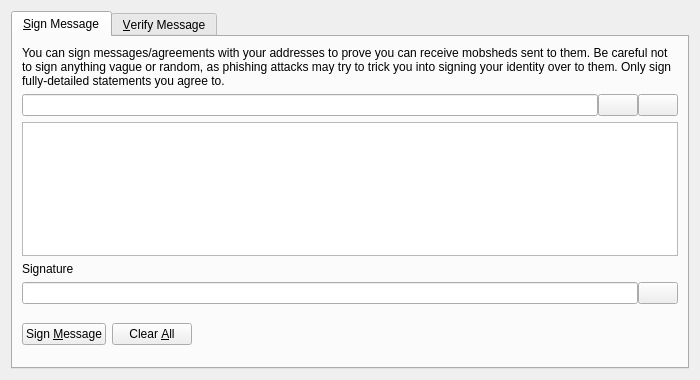
<?xml version="1.0" encoding="UTF-8"?>
<ui version="4.0">
 <class>SignVerifyMessageDialog</class>
 <widget class="QDialog" name="SignVerifyMessageDialog">
  <property name="geometry">
   <rect>
    <x>0</x>
    <y>0</y>
    <width>700</width>
    <height>380</height>
   </rect>
  </property>
  <property name="windowTitle">
   <string>Signatures - Sign / Verify a Message</string>
  </property>
  <property name="modal">
   <bool>true</bool>
  </property>
  <layout class="QVBoxLayout" name="verticalLayout">
   <item>
    <widget class="QTabWidget" name="tabWidget">
     <property name="currentIndex">
      <number>0</number>
     </property>
     <widget class="QWidget" name="tabSignMessage">
      <attribute name="title">
       <string>&amp;Sign Message</string>
      </attribute>
      <layout class="QVBoxLayout" name="verticalLayout_SM">
       <item>
        <widget class="QLabel" name="infoLabel_SM">
         <property name="text">
          <string>You can sign messages/agreements with your addresses to prove you can receive mobsheds sent to them. Be careful not to sign anything vague or random, as phishing attacks may try to trick you into signing your identity over to them. Only sign fully-detailed statements you agree to.</string>
         </property>
         <property name="textFormat">
          <enum>Qt::PlainText</enum>
         </property>
         <property name="wordWrap">
          <bool>true</bool>
         </property>
        </widget>
       </item>
       <item>
        <layout class="QHBoxLayout" name="horizontalLayout_1_SM">
         <property name="spacing">
          <number>0</number>
         </property>
         <item>
          <widget class="QValidatedLineEdit" name="addressIn_SM">
           <property name="toolTip">
            <string>The Mobshed address to sign the message with</string>
           </property>
          </widget>
         </item>
         <item>
          <widget class="QPushButton" name="addressBookButton_SM">
           <property name="toolTip">
            <string>Choose previously used address</string>
           </property>
           <property name="text">
            <string/>
           </property>
           <property name="icon">
            <iconset resource="../bitcoin.qrc">
             <normaloff>:/icons/address-book</normaloff>:/icons/address-book</iconset>
           </property>
           <property name="shortcut">
            <string>Alt+A</string>
           </property>
           <property name="autoDefault">
            <bool>false</bool>
           </property>
          </widget>
         </item>
         <item>
          <widget class="QPushButton" name="pasteButton_SM">
           <property name="toolTip">
            <string>Paste address from clipboard</string>
           </property>
           <property name="text">
            <string/>
           </property>
           <property name="icon">
            <iconset resource="../bitcoin.qrc">
             <normaloff>:/icons/editpaste</normaloff>:/icons/editpaste</iconset>
           </property>
           <property name="shortcut">
            <string>Alt+P</string>
           </property>
           <property name="autoDefault">
            <bool>false</bool>
           </property>
          </widget>
         </item>
        </layout>
       </item>
       <item>
        <widget class="QPlainTextEdit" name="messageIn_SM">
         <property name="toolTip">
          <string>Enter the message you want to sign here</string>
         </property>
        </widget>
       </item>
       <item>
        <widget class="QLabel" name="signatureLabel_SM">
         <property name="text">
          <string>Signature</string>
         </property>
         <property name="textFormat">
          <enum>Qt::PlainText</enum>
         </property>
        </widget>
       </item>
       <item>
        <layout class="QHBoxLayout" name="horizontalLayout_2_SM">
         <property name="spacing">
          <number>0</number>
         </property>
         <item>
          <widget class="QLineEdit" name="signatureOut_SM">
           <property name="font">
            <font>
             <italic>true</italic>
            </font>
           </property>
           <property name="readOnly">
            <bool>true</bool>
           </property>
          </widget>
         </item>
         <item>
          <widget class="QPushButton" name="copySignatureButton_SM">
           <property name="toolTip">
            <string>Copy the current signature to the system clipboard</string>
           </property>
           <property name="text">
            <string/>
           </property>
           <property name="icon">
            <iconset resource="../bitcoin.qrc">
             <normaloff>:/icons/editcopy</normaloff>:/icons/editcopy</iconset>
           </property>
           <property name="autoDefault">
            <bool>false</bool>
           </property>
          </widget>
         </item>
        </layout>
       </item>
       <item>
        <layout class="QHBoxLayout" name="horizontalLayout_3_SM">
         <item>
          <widget class="QPushButton" name="signMessageButton_SM">
           <property name="toolTip">
            <string>Sign the message to prove you own this Mobshed address</string>
           </property>
           <property name="text">
            <string>Sign &amp;Message</string>
           </property>
           <property name="icon">
            <iconset resource="../bitcoin.qrc">
             <normaloff>:/icons/edit</normaloff>:/icons/edit</iconset>
           </property>
           <property name="autoDefault">
            <bool>false</bool>
           </property>
          </widget>
         </item>
         <item>
          <widget class="QPushButton" name="clearButton_SM">
           <property name="toolTip">
            <string>Reset all sign message fields</string>
           </property>
           <property name="text">
            <string>Clear &amp;All</string>
           </property>
           <property name="icon">
            <iconset resource="../bitcoin.qrc">
             <normaloff>:/icons/remove</normaloff>:/icons/remove</iconset>
           </property>
           <property name="autoDefault">
            <bool>false</bool>
           </property>
          </widget>
         </item>
         <item>
          <spacer name="horizontalSpacer_1_SM">
           <property name="orientation">
            <enum>Qt::Horizontal</enum>
           </property>
           <property name="sizeHint" stdset="0">
            <size>
             <width>40</width>
             <height>48</height>
            </size>
           </property>
          </spacer>
         </item>
         <item>
          <widget class="QLabel" name="statusLabel_SM">
           <property name="font">
            <font>
             <weight>75</weight>
             <bold>true</bold>
            </font>
           </property>
           <property name="text">
            <string/>
           </property>
           <property name="wordWrap">
            <bool>true</bool>
           </property>
          </widget>
         </item>
         <item>
          <spacer name="horizontalSpacer_2_SM">
           <property name="orientation">
            <enum>Qt::Horizontal</enum>
           </property>
           <property name="sizeHint" stdset="0">
            <size>
             <width>40</width>
             <height>48</height>
            </size>
           </property>
          </spacer>
         </item>
        </layout>
       </item>
      </layout>
     </widget>
     <widget class="QWidget" name="tabVerifyMessage">
      <attribute name="title">
       <string>&amp;Verify Message</string>
      </attribute>
      <layout class="QVBoxLayout" name="verticalLayout_VM">
       <item>
        <widget class="QLabel" name="infoLabel_VM">
         <property name="text">
          <string>Enter the receiver's address, message (ensure you copy line breaks, spaces, tabs, etc. exactly) and signature below to verify the message. Be careful not to read more into the signature than what is in the signed message itself, to avoid being tricked by a man-in-the-middle attack. Note that this only proves the signing party receives with the address, it cannot prove sendership of any transaction!</string>
         </property>
         <property name="textFormat">
          <enum>Qt::PlainText</enum>
         </property>
         <property name="alignment">
          <set>Qt::AlignLeading|Qt::AlignLeft|Qt::AlignTop</set>
         </property>
         <property name="wordWrap">
          <bool>true</bool>
         </property>
        </widget>
       </item>
       <item>
        <layout class="QHBoxLayout" name="horizontalLayout_1_VM">
         <property name="spacing">
          <number>0</number>
         </property>
         <item>
          <widget class="QValidatedLineEdit" name="addressIn_VM">
           <property name="toolTip">
            <string>The Mobshed address the message was signed with</string>
           </property>
          </widget>
         </item>
         <item>
          <widget class="QPushButton" name="addressBookButton_VM">
           <property name="toolTip">
            <string>Choose previously used address</string>
           </property>
           <property name="text">
            <string/>
           </property>
           <property name="icon">
            <iconset resource="../bitcoin.qrc">
             <normaloff>:/icons/address-book</normaloff>:/icons/address-book</iconset>
           </property>
           <property name="shortcut">
            <string>Alt+A</string>
           </property>
           <property name="autoDefault">
            <bool>false</bool>
           </property>
          </widget>
         </item>
        </layout>
       </item>
       <item>
        <widget class="QPlainTextEdit" name="messageIn_VM"/>
       </item>
       <item>
        <widget class="QValidatedLineEdit" name="signatureIn_VM"/>
       </item>
       <item>
        <layout class="QHBoxLayout" name="horizontalLayout_2_VM">
         <item>
          <widget class="QPushButton" name="verifyMessageButton_VM">
           <property name="toolTip">
            <string>Verify the message to ensure it was signed with the specified Mobshed address</string>
           </property>
           <property name="text">
            <string>Verify &amp;Message</string>
           </property>
           <property name="icon">
            <iconset resource="../bitcoin.qrc">
             <normaloff>:/icons/transaction_0</normaloff>:/icons/transaction_0</iconset>
           </property>
           <property name="autoDefault">
            <bool>false</bool>
           </property>
          </widget>
         </item>
         <item>
          <widget class="QPushButton" name="clearButton_VM">
           <property name="toolTip">
            <string>Reset all verify message fields</string>
           </property>
           <property name="text">
            <string>Clear &amp;All</string>
           </property>
           <property name="icon">
            <iconset resource="../bitcoin.qrc">
             <normaloff>:/icons/remove</normaloff>:/icons/remove</iconset>
           </property>
           <property name="autoDefault">
            <bool>false</bool>
           </property>
          </widget>
         </item>
         <item>
          <spacer name="horizontalSpacer_1_VM">
           <property name="orientation">
            <enum>Qt::Horizontal</enum>
           </property>
           <property name="sizeHint" stdset="0">
            <size>
             <width>40</width>
             <height>48</height>
            </size>
           </property>
          </spacer>
         </item>
         <item>
          <widget class="QLabel" name="statusLabel_VM">
           <property name="font">
            <font>
             <weight>75</weight>
             <bold>true</bold>
            </font>
           </property>
           <property name="text">
            <string/>
           </property>
           <property name="wordWrap">
            <bool>true</bool>
           </property>
          </widget>
         </item>
         <item>
          <spacer name="horizontalSpacer_2_VM">
           <property name="orientation">
            <enum>Qt::Horizontal</enum>
           </property>
           <property name="sizeHint" stdset="0">
            <size>
             <width>40</width>
             <height>48</height>
            </size>
           </property>
          </spacer>
         </item>
        </layout>
       </item>
      </layout>
     </widget>
    </widget>
   </item>
  </layout>
 </widget>
 <customwidgets>
  <customwidget>
   <class>QValidatedLineEdit</class>
   <extends>QLineEdit</extends>
   <header>qt/qvalidatedlineedit.h</header>
  </customwidget>
 </customwidgets>
 <resources>
  <include location="../bitcoin.qrc"/>
 </resources>
 <connections/>
</ui>
